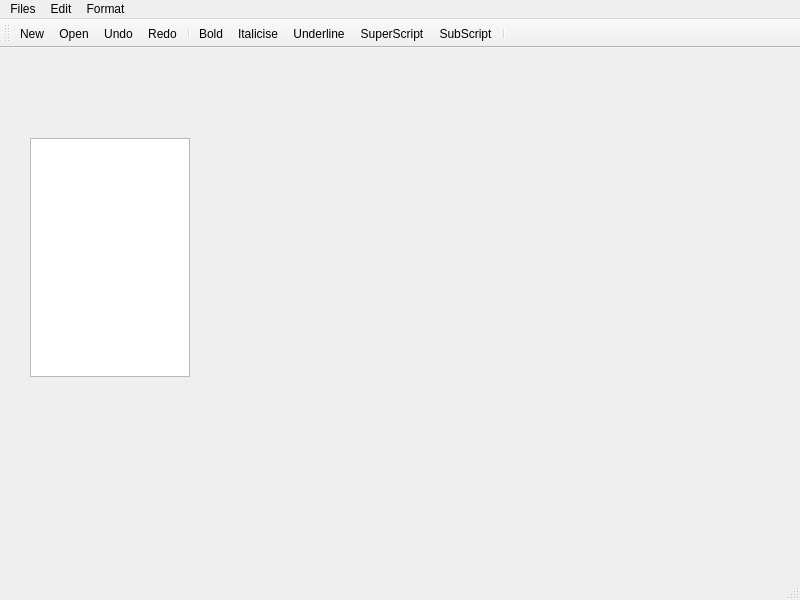
<?xml version="1.0" encoding="UTF-8"?>
<ui version="4.0">
 <class>Notepad</class>
 <widget class="QMainWindow" name="Notepad">
  <property name="geometry">
   <rect>
    <x>0</x>
    <y>0</y>
    <width>800</width>
    <height>600</height>
   </rect>
  </property>
  <property name="windowTitle">
   <string>Notepad</string>
  </property>
  <widget class="QWidget" name="centralwidget">
   <widget class="QWidget" name="verticalLayoutWidget">
    <property name="geometry">
     <rect>
      <x>30</x>
      <y>90</y>
      <width>160</width>
      <height>239</height>
     </rect>
    </property>
    <layout class="QVBoxLayout" name="verticalLayout">
     <item>
      <widget class="QTextEdit" name="textEdit">
       <property name="html">
        <string>&lt;!DOCTYPE HTML PUBLIC &quot;-//W3C//DTD HTML 4.0//EN&quot; &quot;http://www.w3.org/TR/REC-html40/strict.dtd&quot;&gt;
&lt;html&gt;&lt;head&gt;&lt;meta name=&quot;qrichtext&quot; content=&quot;1&quot; /&gt;&lt;style type=&quot;text/css&quot;&gt;
p, li { white-space: pre-wrap; }
&lt;/style&gt;&lt;/head&gt;&lt;body style=&quot; font-family:'MS Shell Dlg 2'; font-size:7.8pt; font-weight:400; font-style:normal;&quot;&gt;
&lt;p style=&quot;-qt-paragraph-type:empty; margin-top:0px; margin-bottom:0px; margin-left:0px; margin-right:0px; -qt-block-indent:0; text-indent:0px;&quot;&gt;&lt;br /&gt;&lt;/p&gt;&lt;/body&gt;&lt;/html&gt;</string>
       </property>
      </widget>
     </item>
    </layout>
   </widget>
  </widget>
  <widget class="QMenuBar" name="menubar">
   <property name="geometry">
    <rect>
     <x>0</x>
     <y>0</y>
     <width>800</width>
     <height>25</height>
    </rect>
   </property>
   <widget class="QMenu" name="menuFiles">
    <property name="title">
     <string>Files</string>
    </property>
    <addaction name="actionNew"/>
    <addaction name="actionOpen"/>
    <addaction name="actionSave"/>
    <addaction name="actionSave_As"/>
    <addaction name="actionPrint"/>
    <addaction name="actionExit"/>
   </widget>
   <widget class="QMenu" name="menuEdit">
    <property name="title">
     <string>Edit</string>
    </property>
    <addaction name="actionCut"/>
    <addaction name="actionCopy"/>
    <addaction name="actionPaste"/>
    <addaction name="actionUndo"/>
    <addaction name="actionRedo"/>
   </widget>
   <widget class="QMenu" name="menuActions">
    <property name="title">
     <string>Format</string>
    </property>
    <addaction name="actionBold_toggle"/>
    <addaction name="actionItalicise"/>
    <addaction name="actionUnderline"/>
    <addaction name="actionSuperScript"/>
    <addaction name="actionSubScript"/>
   </widget>
   <addaction name="menuFiles"/>
   <addaction name="menuEdit"/>
   <addaction name="menuActions"/>
  </widget>
  <widget class="QStatusBar" name="statusbar"/>
  <widget class="QToolBar" name="toolBar">
   <property name="windowTitle">
    <string>toolBar</string>
   </property>
   <attribute name="toolBarArea">
    <enum>TopToolBarArea</enum>
   </attribute>
   <attribute name="toolBarBreak">
    <bool>false</bool>
   </attribute>
   <addaction name="actionNew"/>
   <addaction name="actionOpen"/>
   <addaction name="actionUndo"/>
   <addaction name="actionRedo"/>
   <addaction name="separator"/>
   <addaction name="actionBold_toggle"/>
   <addaction name="actionItalicise"/>
   <addaction name="actionUnderline"/>
   <addaction name="actionSuperScript"/>
   <addaction name="actionSubScript"/>
   <addaction name="separator"/>
  </widget>
  <action name="actionNew">
   <property name="icon">
    <iconset resource="Resources.qrc">
     <normaloff>:/Images/add-file.png</normaloff>
     <normalon>:/images/C:/Users/USER/Downloads/Icons/add-file.png</normalon>:/Images/add-file.png</iconset>
   </property>
   <property name="text">
    <string>New</string>
   </property>
   <property name="shortcut">
    <string>Ctrl+N</string>
   </property>
  </action>
  <action name="actionOpen">
   <property name="icon">
    <iconset resource="Resources.qrc">
     <normaloff>:/Images/open-folder.png</normaloff>
     <normalon>:/images/C:/Users/USER/Downloads/Icons/open-folder.png</normalon>:/Images/open-folder.png</iconset>
   </property>
   <property name="text">
    <string>Open</string>
   </property>
   <property name="shortcut">
    <string>Ctrl+O</string>
   </property>
  </action>
  <action name="actionSave">
   <property name="icon">
    <iconset resource="Resources.qrc">
     <normaloff>:/Images/save.png</normaloff>
     <normalon>:/images/C:/Users/USER/Downloads/Icons/save.png</normalon>:/Images/save.png</iconset>
   </property>
   <property name="text">
    <string>Save</string>
   </property>
   <property name="shortcut">
    <string>Ctrl+S</string>
   </property>
  </action>
  <action name="actionSave_As">
   <property name="icon">
    <iconset resource="Resources.qrc">
     <normaloff>:/Images/save-as.png</normaloff>:/Images/save-as.png</iconset>
   </property>
   <property name="text">
    <string>Save As</string>
   </property>
   <property name="shortcut">
    <string>Ctrl+Shift+S</string>
   </property>
  </action>
  <action name="actionPrint">
   <property name="icon">
    <iconset resource="Resources.qrc">
     <normaloff>:/Images/print.png</normaloff>
     <normalon>:/images/C:/Users/USER/Downloads/Icons/print.png</normalon>:/Images/print.png</iconset>
   </property>
   <property name="text">
    <string>Print</string>
   </property>
   <property name="shortcut">
    <string>Ctrl+P</string>
   </property>
  </action>
  <action name="actionExit">
   <property name="icon">
    <iconset resource="Resources.qrc">
     <normaloff>:/Images/exit.png</normaloff>:/Images/exit.png</iconset>
   </property>
   <property name="text">
    <string>Exit</string>
   </property>
  </action>
  <action name="actionCut">
   <property name="icon">
    <iconset resource="Resources.qrc">
     <normaloff>:/Images/cut.png</normaloff>:/Images/cut.png</iconset>
   </property>
   <property name="text">
    <string>Cut</string>
   </property>
   <property name="shortcut">
    <string>Ctrl+X</string>
   </property>
  </action>
  <action name="actionCopy">
   <property name="icon">
    <iconset resource="Resources.qrc">
     <normaloff>:/Images/copy.png</normaloff>:/Images/copy.png</iconset>
   </property>
   <property name="text">
    <string>Copy</string>
   </property>
   <property name="shortcut">
    <string>Ctrl+C</string>
   </property>
  </action>
  <action name="actionPaste">
   <property name="icon">
    <iconset resource="Resources.qrc">
     <normaloff>:/Images/paste.png</normaloff>:/Images/paste.png</iconset>
   </property>
   <property name="text">
    <string>Paste</string>
   </property>
   <property name="shortcut">
    <string>Ctrl+V</string>
   </property>
  </action>
  <action name="actionUndo">
   <property name="icon">
    <iconset resource="Resources.qrc">
     <normaloff>:/Images/undo.png</normaloff>:/Images/undo.png</iconset>
   </property>
   <property name="text">
    <string>Undo</string>
   </property>
   <property name="shortcut">
    <string>Ctrl+Z</string>
   </property>
  </action>
  <action name="actionRedo">
   <property name="icon">
    <iconset resource="Resources.qrc">
     <normaloff>:/Images/redo.png</normaloff>:/Images/redo.png</iconset>
   </property>
   <property name="text">
    <string>Redo</string>
   </property>
   <property name="shortcut">
    <string>Ctrl+Y</string>
   </property>
  </action>
  <action name="actionBold_toggle">
   <property name="checkable">
    <bool>true</bool>
   </property>
   <property name="checked">
    <bool>false</bool>
   </property>
   <property name="enabled">
    <bool>true</bool>
   </property>
   <property name="icon">
    <iconset resource="Resources.qrc">
     <normaloff>:/Images/bold.png</normaloff>:/Images/bold.png</iconset>
   </property>
   <property name="text">
    <string>Bold </string>
   </property>
  </action>
  <action name="actionItalicise">
   <property name="checkable">
    <bool>true</bool>
   </property>
   <property name="icon">
    <iconset resource="Resources.qrc">
     <normaloff>:/Images/italics.png</normaloff>:/Images/italics.png</iconset>
   </property>
   <property name="text">
    <string>Italicise</string>
   </property>
  </action>
  <action name="actionUnderline">
   <property name="checkable">
    <bool>true</bool>
   </property>
   <property name="icon">
    <iconset resource="Resources.qrc">
     <normaloff>:/Images/underline.png</normaloff>:/Images/underline.png</iconset>
   </property>
   <property name="text">
    <string>Underline</string>
   </property>
  </action>
  <action name="actionSuperScript">
   <property name="checkable">
    <bool>true</bool>
   </property>
   <property name="icon">
    <iconset resource="Resources.qrc">
     <normaloff>:/Images/superscript.png</normaloff>:/Images/superscript.png</iconset>
   </property>
   <property name="text">
    <string>SuperScript</string>
   </property>
  </action>
  <action name="actionSubScript">
   <property name="checkable">
    <bool>true</bool>
   </property>
   <property name="icon">
    <iconset resource="Resources.qrc">
     <normaloff>:/Images/subscript.png</normaloff>:/Images/subscript.png</iconset>
   </property>
   <property name="text">
    <string>SubScript</string>
   </property>
  </action>
 </widget>
 <resources>
  <include location="Resources.qrc"/>
 </resources>
 <connections/>
</ui>
